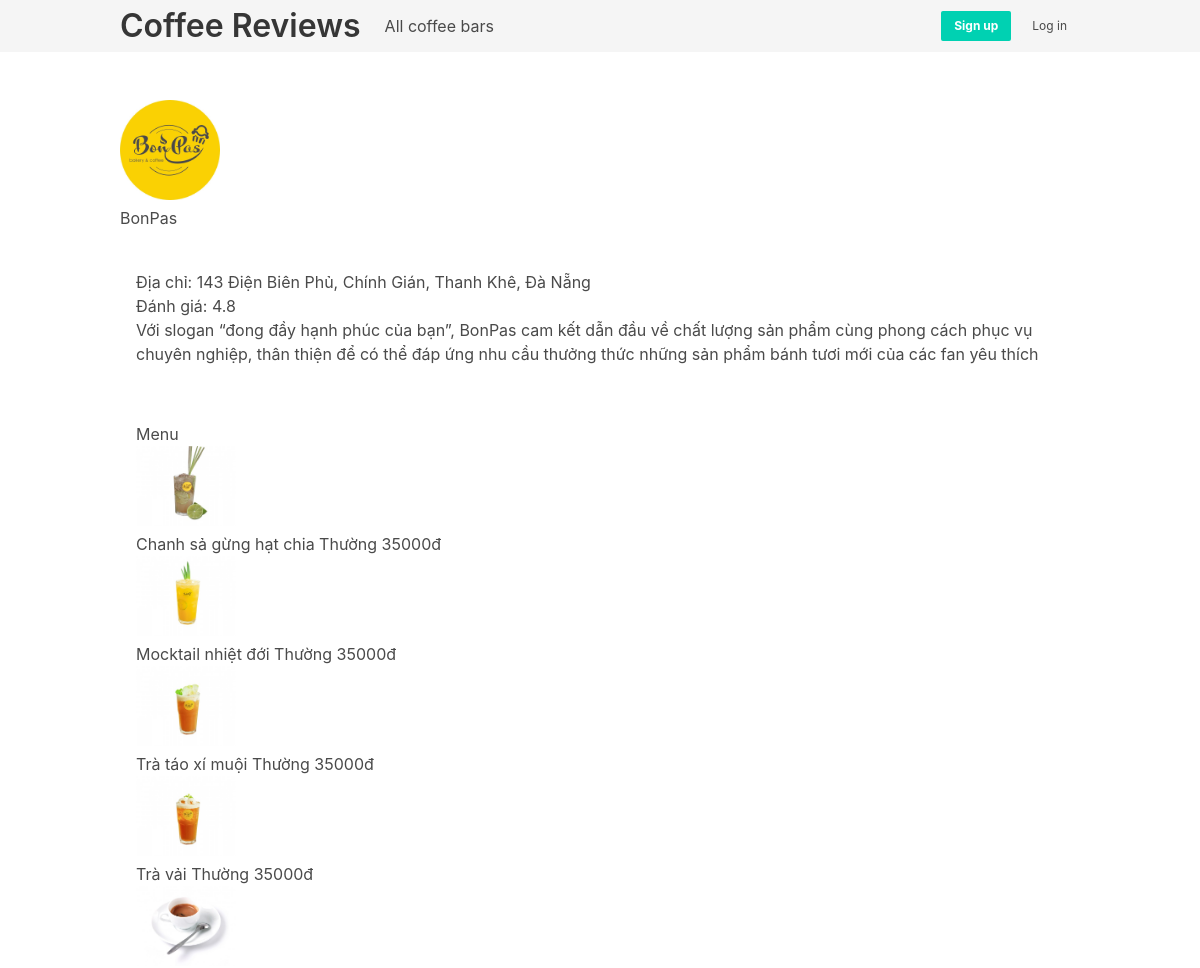
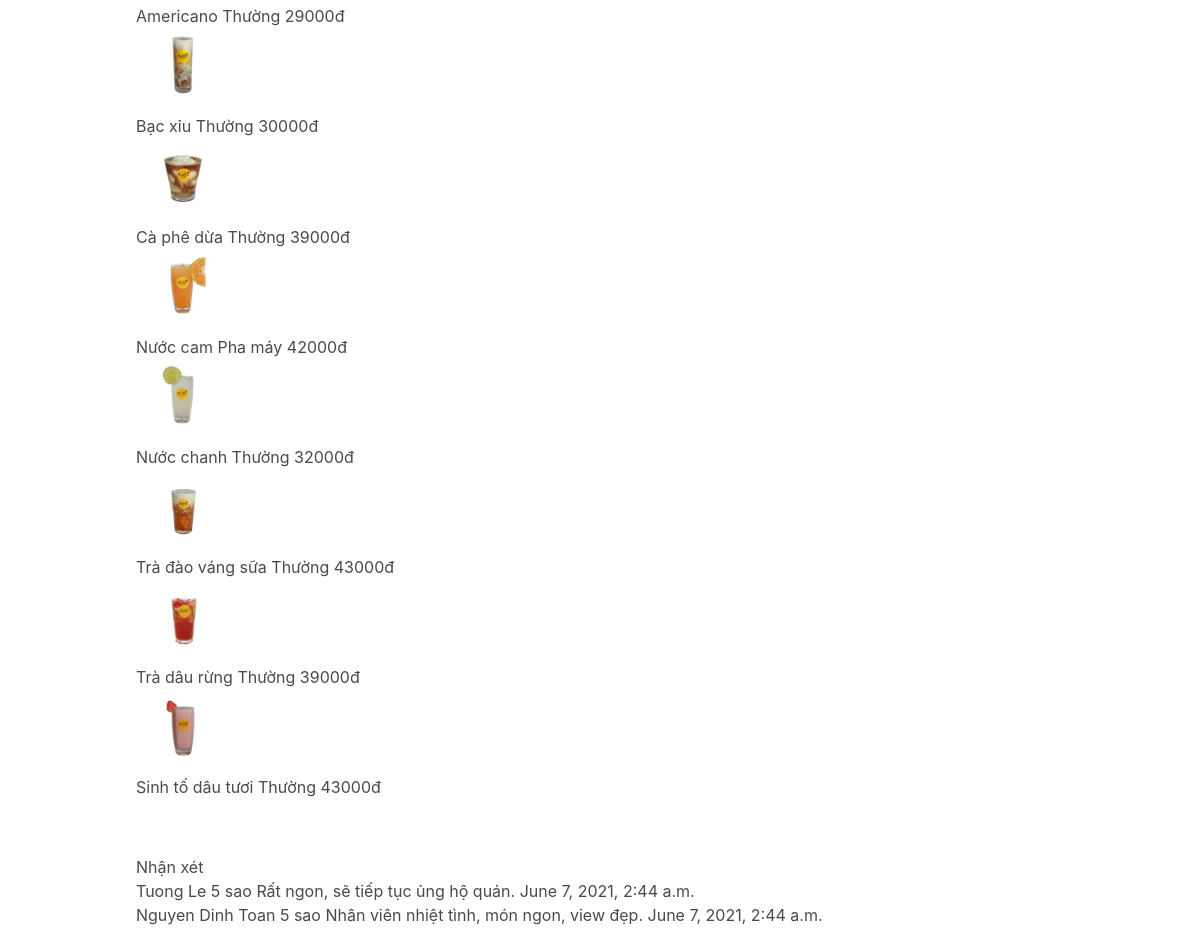
/reviews/13/, run on the app's committed database (2 pictures, top to bottom).
### reviews/models.py (models this page shows)
class CoffeeBar(models.Model):
    name = models.CharField(max_length=255)
    summary = models.TextField(null=True)
    description = models.TextField()
    address = models.TextField(blank=False, null=False)
    image = models.ImageField(upload_to="coffee_bars", null=True)
    avg_vote = models.DecimalField(max_digits=3, decimal_places=1, default=0)
    created_at = models.DateTimeField(auto_now_add=True)

class Menu(models.Model):
    coffee_bar = models.ForeignKey(CoffeeBar, on_delete=models.CASCADE)
    name = models.CharField(null=False, blank=False, max_length=255)
    price = models.DecimalField(max_digits=10, decimal_places=0)
    image = models.ImageField(upload_to='menus', null=True, blank=True)
    description = models.CharField(null=True, max_length=255, blank=True)

class Review(models.Model):
    author = models.ForeignKey(User, on_delete=models.CASCADE)
    coffee_bar = models.ForeignKey(CoffeeBar, on_delete=models.CASCADE)
    vote = models.PositiveIntegerField(default=5)
    description = models.TextField(null=True)
    created_at = models.DateTimeField(auto_now_add=True)

### reviews/views.py (the view)
# urls.py: path('<int:coffeeBar_id>/', coffee_bars_detail, name='detail'),
def coffee_bars_detail(request, coffeeBar_id):
    coffeeBar = get_object_or_404(CoffeeBar, pk=coffeeBar_id)
    return render(request, 'reviews/coffee_bars_detail.html', {'coffeeBar': coffeeBar})

### reviews/templates/reviews/coffee_bars_detail.html (shortened to what this page needs)
{% extends 'base.html' %}
{% block content %}
<div>
    <img class="img-item" src="{{ coffeeBar.image.url }}" width="100px" height="auto">
    <h1>{{ coffeeBar.name }}</h1><br>
</div>
<div class="shadow-2xl bg-white rounded-md mb-5 px-4 py-4">
	<div>
		<p class="address">Địa chỉ: {{ coffeeBar.address }}</p>
		<p class="vote">Đánh giá: {{ coffeeBar.avg_vote }}</p>
		<p class="coffee-bar-description">{{ coffeeBar.description }}</p>
	</div>
</div>
 <div class="shadow-2xl bg-white rounded-md mb-5 px-4 py-4">
	<h1 class="text-black font-bold">Menu</h1>
		{% for menu in coffeeBar.menu_set.all %}
		<div class="item">
			<div class="coffee-img">
            <img class="img-item" src="{{ menu.image.url }}" width="100px" height="auto">
			</div>
			<div class="item_menu">
				<label class="name" for="menu{{ forloop.counter }}">{{ menu.name }}</label>
				<label class="description" for="menu{{ forloop.counter }}">{{ menu.description }}</label>
				<label class="price" for="menu{{ forloop.counter }}">{{ menu.price }}đ</label>
			</div>
		</div>
		{% endfor %}
</div>
<div class="shadow-2xl bg-white rounded-md mb-5 px-4 py-4">
	<h1 class="text-black font-bold">Nhận xét</h1>
		{% if coffeeBar.review_set.all %}
			{% for review in coffeeBar.review_set.all %}
				<div class="item">
					<label class="user-name" for="review{{ forloop.counter }}">{{ review.author.last_name }} {{ review.author.first_name }}</label>
					<label class="vote" for="review{{ forloop.counter }}">{{ review.vote }} sao</label>
					<label class="description" for="review{{ forloop.counter }}">{{ review.description }}</label>
					<label class="time" for="review{{ forloop.counter }}">{{ review.created_at }}</label>
				</div>
			{% endfor %}
		{% else %}
        	<p>Không có nhận xét nào.</p>
    {% endif %}
</div>
{% endblock content %}

### data on the page
CoffeeBar: image (picture), name "BonPas", address "143 Điện Biên Phủ, Chính Gián, Thanh Khê, Đà Nẵng", avg_vote "4.8", description "Với slogan “đong đầy hạnh phúc của bạn”, BonPas cam kết dẫn đầu về chất lượng sản phẩm cùng phong cách phục vụ chuyên nghiệp, thân thiện để có thể đáp ứng nhu cầu thưởng thức những sản phẩm bánh tươi mới của các fan yêu thích"
Menu: image (picture), name "Chanh sả gừng hạt chia", description "Thường", price "35000"
Menu: image (picture), name "Mocktail nhiệt đới", description "Thường", price "35000"
Menu: image (picture), name "Trà táo xí muội", description "Thường", price "35000"
Menu: image (picture), name "Trà vải", description "Thường", price "35000"
Menu: image (picture), name "Americano", description "Thường", price "29000"
Menu: image (picture), name "Bạc xỉu", description "Thường", price "30000"
Menu: image (picture), name "Cà phê dừa", description "Thường", price "39000"
Menu: image (picture), name "Nước cam", description "Pha máy", price "42000"
Menu: image (picture), name "Nước chanh", description "Thường", price "32000"
Menu: image (picture), name "Trà đào váng sữa", description "Thường", price "43000"
Menu: image (picture), name "Trà dâu rừng", description "Thường", price "39000"
Menu: image (picture), name "Sinh tố dâu tươi", description "Thường", price "43000"
Review: author.last_name "Tuong", author.first_name "Le", vote "5", description "Rất ngon, sẽ tiếp tục ủng hộ quán.", created_at "June 7, 2021, 2:44 a.m."
Review: author.last_name "Nguyen Dinh", author.first_name "Toan", vote "5", description "Nhân viên nhiệt tình, món ngon, view đẹp.", created_at "June 7, 2021, 2:44 a.m."
